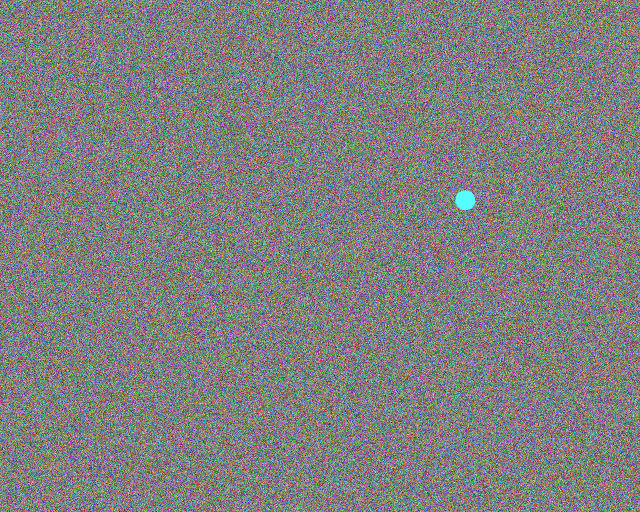
#> input picture src/img_sub/config/14.png, 1280 x 1024 px (shown at 1/2 size)
$ python -i imageprocessor.py   (imports and definitions only)
#> lines starting #> are read from the running program, lines starting #| are printed output that depends on the picture
import cv2 as cv
import numpy as np
import matplotlib.pyplot as plt
import yaml
'''
Green Light Position Determination
A class to determine the relative position between camera and green light
'''
class GLPosition():

    '''
    image_widht and image_height is the width and height of images
    taken by our camera.
    The width and height will be used to determine the relative angle between camera and green light.
    camera_param_path is the path to yaml file containing camera intrinsic matrix and distortion coefficient
    '''
    def __init__(self, image_width=1280, image_height=1024, camera_param_path = "camparam.yaml"):


        self.image_width = image_width
        self.image_height = image_height
        self.get_camera_intrinsic_distortion(camera_param_path)

    '''
    task: load camera intrinsic from a yaml file
    '''
    def get_camera_intrinsic_distortion(self, yaml_file_name):
        with open(yaml_file_name, 'r') as file:
            contents = yaml.safe_load(file)

        self.IM = np.matrix(contents["intrinsic_matrix"])
        self.distort = np.matrix(contents["distortion_coefficient"])

        self.lower_color = np.matrix(contents["lower_color"])
        self.upper_color = np.matrix(contents["upper_color"])

    '''
    Task: given the image that contains a green dot
    report its center coordinate in the image
    input: image
    output, tuple (x, y). x and y can be float
    '''
    def find_green_light(self, image):
        mask = cv.inRange(image, self.lower_color, self.upper_color)
        plt.imshow(mask)
        #plt.show()
        #return
        contours, _ = cv.findContours(mask, cv.RETR_EXTERNAL, cv.CHAIN_APPROX_SIMPLE)
        if contours:
            largest_contour = max(contours, key=cv.contourArea)
            M = cv.moments(largest_contour)
            if M["m00"] !=0:
                cx = M["m10"]/M["m00"]
                cy = M["m01"]/M["m00"]
                center = (cx, cy)
            else:
                center = None
        else:
            print("found none")
            center=None
        return center
    '''
    Task: given a position in the image
    return its position (coordinate) relative to center
    input: pos = [x_coordinate, y_coordinate]
    output: tuple (x, y). x and y can be float
    '''
    def pos_relative_to_center(self, pos):
        relative_x = pos[0] - self.image_width/2
        relative_y = pos[1] - self.image_height/2
        return (relative_x, relative_y)

    '''
    Task: given a pixel position to image center
    calculate the angle differnence between camera direction and green light
    input: relative position of light to camera, 2-tuple (x_dev_from_center, y_dev_from_center)
    output: relative position of light to camera, 2-tuple (x_angle_from_center, y_angle_from_center)
    '''
    def get_GL_angle_relative(self, pixel_pos):
        # first, prepare the pixel coordinate
        x, y = pixel_pos
        pts = np.array([[[x, y]]], dtype=np.float32)

        #print("position relative to center before un-distortion:", pts[0][0])
        # then, undistort and normalize coordinates
        undistorted_pts = cv.undistortPoints(pts, self.IM, self.distort)
        #print("position of circle center after un-distortion:", undistorted_pts[0][0])
        x_norm, y_norm = undistorted_pts[0][0]

        # finally, get the tangent value of each side
        angle_x = np.arctan2(x_norm, 1)
        angle_y = np.arctan2(y_norm, 1)

        return (angle_x, -angle_y)


# [10 lines of commented-out code are left out]

>>> import cv2
>>> picture = cv2.imread('../config/14.png', cv2.IMREAD_GRAYSCALE)
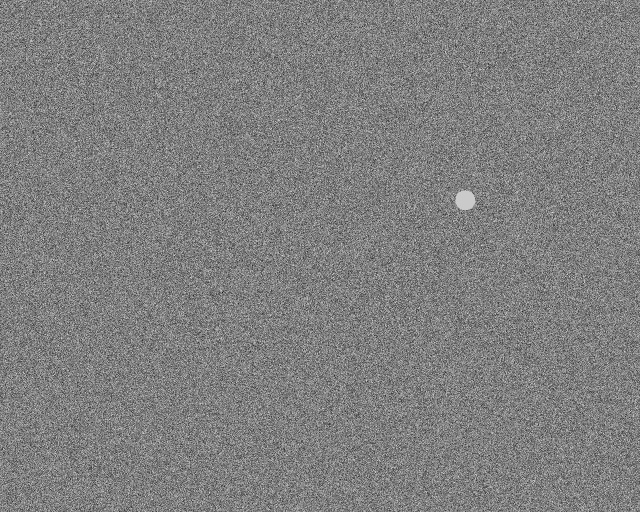
#> picture: shape (1024, 1280) (shown at 1/2 size); min 1, max 254, mean 127.1
>>> result = GLPosition().find_green_light(picture)
#> (the run stopped early here; a loop or call above may not have finished)
